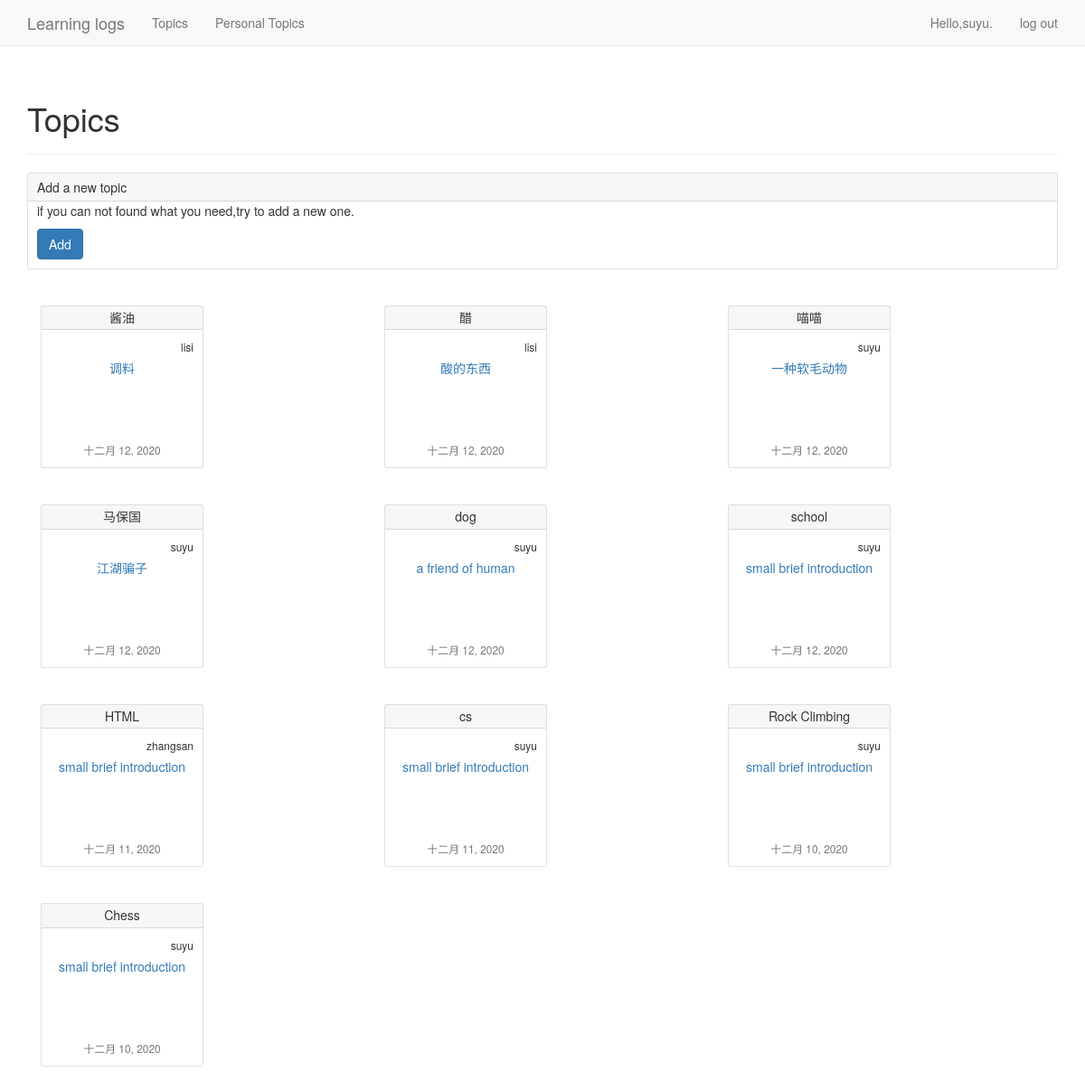
The app's page /topics/ (signed in), older data.
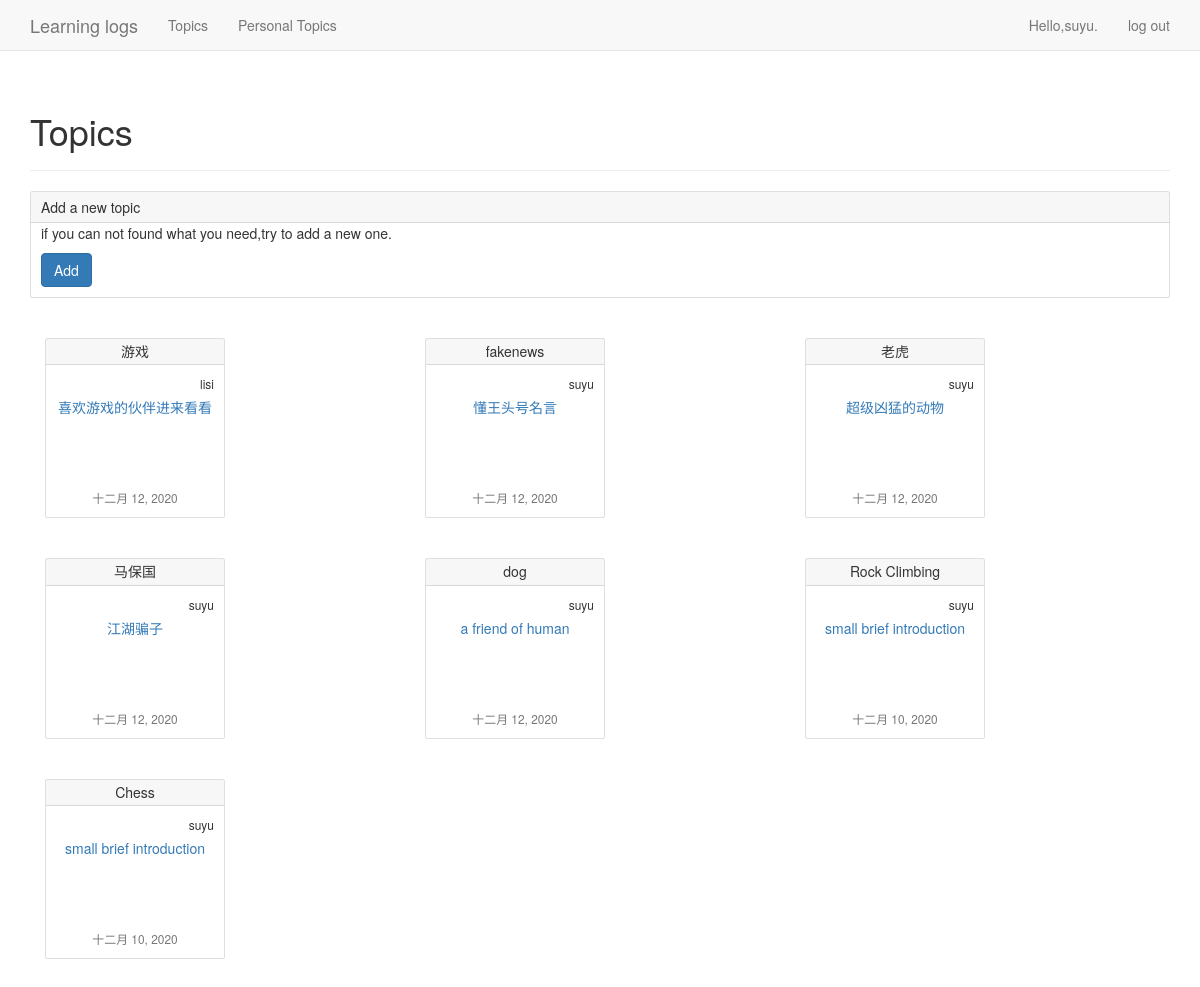
The same page, newer data.
### learning_logs/models.py (models this page shows)
class Topic(models.Model):
    text = models.CharField(max_length=200)
    brief = models.CharField(max_length=100)
    date_added = models.DateTimeField(auto_now_add=True)
    owner = models.ForeignKey(User, on_delete=models.CASCADE)
    public = models.BooleanField()
    def __str__(self):
        return self.text

### learning_logs/views.py (the view)
# urls.py: path('topics/', views.topics, name='topics'),
@login_required
def topics(request):
    topics = Topic.objects.filter(public=1).order_by('-date_added')
    context = {'topics': topics}
    return render(request, 'learning_logs/topics.html', context)

### templates/learning_logs/topics.html (shortened to what this page needs)
<!DOCTYPE html>
<html lang="en" xmlns="http://www.w3.org/1999/html">
<head>
</head>
<body>
    {% extends "learning_logs/base.html" %}
    {% block header %}
        <h1>Topics</h1>
    {% endblock header %}
    {% block content %}
        <div class="card">
          <div class="card-header">
            Add a new topic
          </div>
          <div class="card-body">
            <p class="card-text">if you can not found what you need,try to add a new one.</p>
            <a href="{% url 'learning_logs:new_topic' %}" class="btn btn-primary">Add</a>
          </div>
        </div>
        {% for topic in topics %}
             <div class="col-sm-4">
                <div class="card" style="width: 18rem;"  >
                    <h5 class="card-header">{{ topic }}</h5>
                  <div class="card-body">
                      <p class="little-card-title"> {{ topic.owner}}</p>
                    <p class="little-card-text"><a href="{% url 'learning_logs:topic' topic.id %}" >{{ topic.brief }}</a></p>
                     <div class="card-footer">
                      <small class="text-muted">{{ topic.date_added|date:'M d, Y' }}</small>
                    </div>
                  </div>
                </div>
             </div>
        {% empty %}
        No topic have been added yet
        {% endfor %}
     {% endblock content %}

### templates/learning_logs/base.html (shortened to what this page needs)
{% load bootstrap3 %}
<!DOCTYPE html>
<html lang="en">
<head>
    {% bootstrap_css %}
</head>
<body>
    <nav class="navbar navbar-default navbar-static-top">
        <div class="container">
            <div class="navbar-header">
                <a class="navbar-brand" href="{%  url 'learning_logs:index' %}">
                    Learning logs
                </a>
            </div>
            <div id="navbar" class="navbar-collapse collapse">
                <ul class="nav navbar-nav">
                    <li><a href="{% url 'learning_logs:topics' %}">Topics</a> </li>
                    <li><a href="{% url 'learning_logs:personal_topic' %}">Personal Topics</a></li>
                </ul>
                <ul class="nav navbar-nav navbar-right">
                    {% if user.is_authenticated %}
                        <li><a>Hello,{{ user.username }}.</a></li>
                        <li><a href="{% url 'users:logout' %}">log out</a></li>
                    {% else %}
                        <li><a href="{% url 'users:register' %}">register</a></li>
                        <li><a href="{% url 'users:login' %}">log in</a></li>
                    {% endif %}
                </ul>
            </div>
        </div>
    </nav>
    <div class="container">
        <div class="page-header">
            {% block header %}{% endblock header %}
        </div>
        <div>
            {% block content %}{% endblock content %}
        </div>
    </div>
</body>
</html>

### templates/learning_logs/topics.html (style rules this page uses)
.card { position: relative; display: flex; flex-direction: column; min-width: 0; word-wrap: break-word; background-color: #fff; background-clip: border-box; border: 1px solid rgba(0,0,0,.125); border-radius: .25rem; margin-bottom: 4rem; }
.card-body { flex: 1 1 auto; padding: 0 1rem 1rem 1rem; }
.card-header { padding: .5rem 1rem; margin-top: 0; background-color: rgba(0,0,0,.03); border-bottom: 1px solid rgba(0,0,0,.125); }
.little-card-text { height: 80px; }
.col-sm-4 { text-align: center; }
.little-card-title { margin-bottom: .5rem; margin-top:0; font-size: 12px; text-align: right; font-weight: 500; }

Row changes from the older to the newer data that the page shows:
removed Topic: text "酱油", owner "lisi", brief "调料", date_added "十二月 12, 2020"
removed Topic: text "醋", owner "lisi", brief "酸的东西", date_added "十二月 12, 2020"
removed Topic: text "喵喵", owner "suyu", brief "一种软毛动物", date_added "十二月 12, 2020"
removed Topic: text "school", owner "suyu", brief "small brief introduction", date_added "十二月 12, 2020"
removed Topic: text "HTML", owner "zhangsan", brief "small brief introduction", date_added "十二月 11, 2020"
removed Topic: text "cs", owner "suyu", brief "small brief introduction", date_added "十二月 11, 2020"
added Topic: text "游戏", owner "lisi", brief "喜欢游戏的伙伴进来看看", date_added "十二月 12, 2020"
added Topic: text "fakenews", owner "suyu", brief "懂王头号名言", date_added "十二月 12, 2020"
added Topic: text "老虎", owner "suyu", brief "超级凶猛的动物", date_added "十二月 12, 2020"
